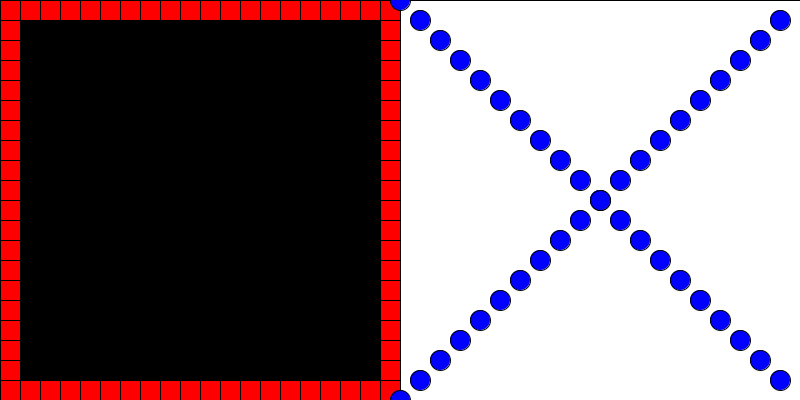
Frame 1 (no input)
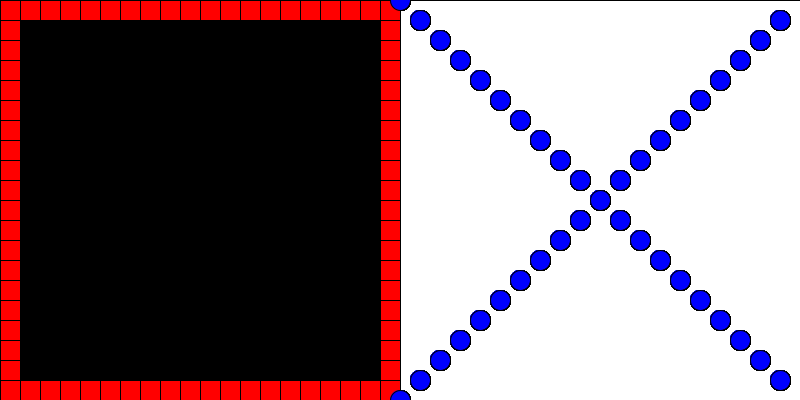
Frame 60 (the mouse pressed at the canvas centre just before this capture)
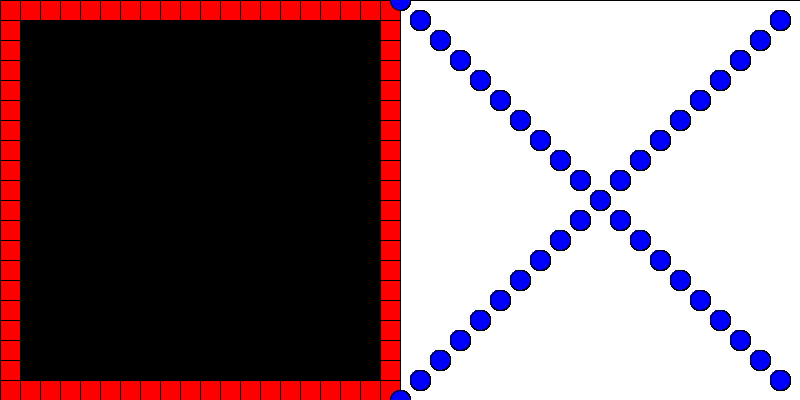
Frame 120 (the mouse held since frame 60 and released just before this capture)

The Processing sketch that drew these frames (run headless with seeded random() and noise(); from frame 60 on, the mouse is pressed at the canvas centre):

// Processing sketch: processing_136624
// ── processing_136624.pde

// hyundouk@andrew
// Copyright 2014 Hyun Doug Kim

void setup()
{
size(800, 400);

//black square
fill(0);
rect(0, 0, width/2, height);

//white square
fill(255);
rect(width/2, 0, width/2, height);
}

void draw()
{
  int pos= 0;
  while (pos < width/2)
  {
    fill(255, 0, 0);
    rect(pos, 0, width/40, height/20);
    rect(pos, height-20, width/40, height/20);
    rect(height-20, pos, width/40, height/20);
    rect(0, pos, width/40, height/20);
    pos+=20;
  }
  
  for (pos= width/2; pos<width ; pos+= 20)
  {
    fill(0, 0, 255);
    ellipse(pos, pos-width/2, 20, 20);
    ellipse(pos, width-pos, 20, 20);
  }
  
}
